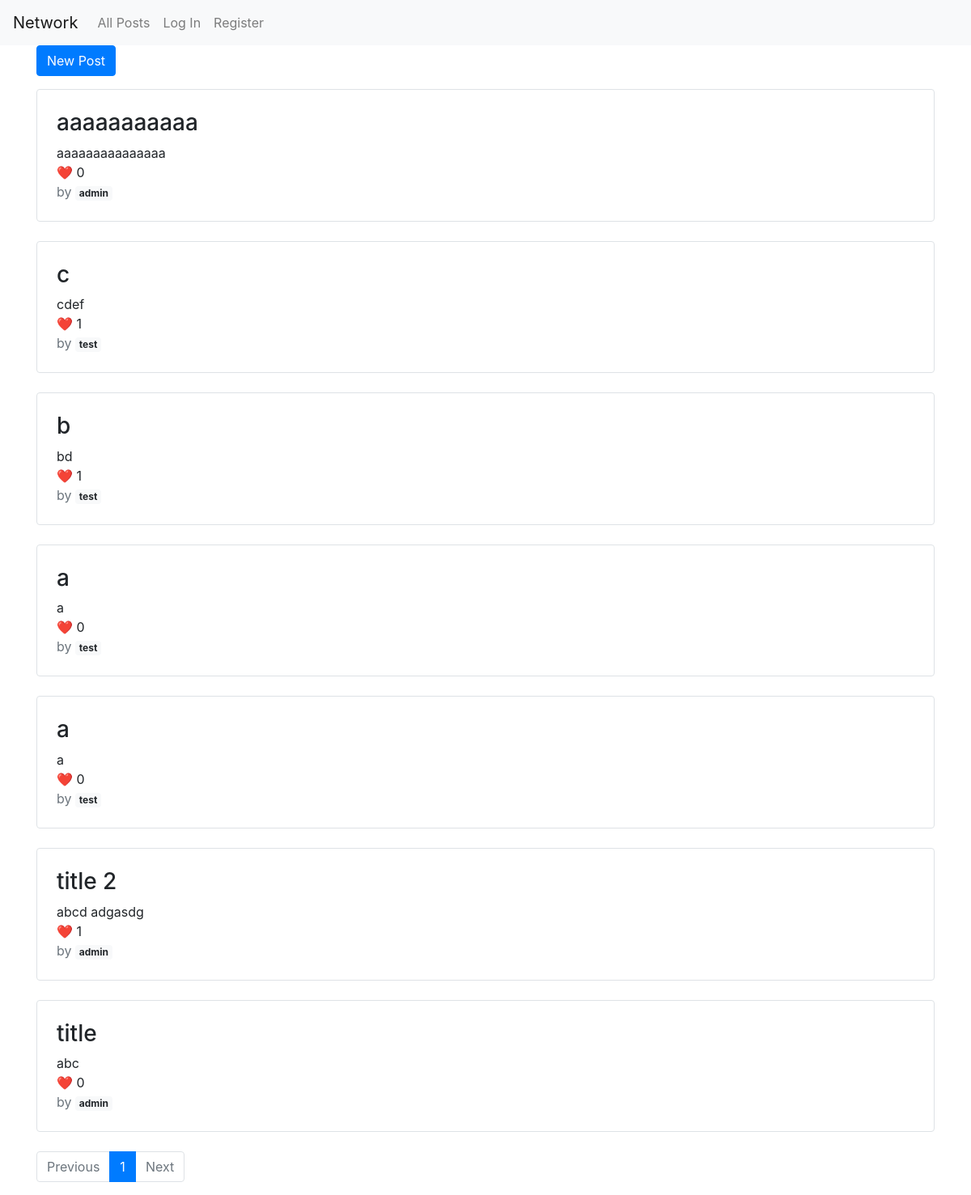
The page / on the database its author committed.
### network/models.py (models this page shows, shortened)
class Post(models.Model):
    id = models.AutoField(primary_key=True)
    user = models.ForeignKey(User, on_delete=models.CASCADE)
    title = models.CharField(max_length=100)
    content = models.TextField()
    created_at = models.DateTimeField(auto_now_add=True)
    updated_at = models.DateTimeField(auto_now=True)
    class Meta:
        ordering = ['-created_at']

### network/views.py (the view)
# urls.py: path("", views.index, name="index"),
def index(request):
    page = request.GET.get('page', 1)
    paginator = Paginator(Post.objects.all(), 10)
    posts = paginator.page(page).object_list
    pageRange = paginator.page_range
    hasPrevious = paginator.page(page).has_previous()
    hasNext = paginator.page(page).has_next()
    postsNew = []
    for p in posts:
        postsNew.append({**model_to_dict(p), "likes": p.likes.all(),
                        "isLiked": p.likes.filter(username=request.user.username).exists()})
    if request.user.is_authenticated:
        currentUser = {**model_to_dict(request.user)}
    else:
        currentUser = None
    print(postsNew)
    return render(request, "network/index.html", {'posts': postsNew, 'page': int(page), 'hasPrevious': hasPrevious, 'hasNext': hasNext, 'pageRange': pageRange, 'currentUser': currentUser})

### network/templates/network/index.html (shortened to what this page needs)
{% extends "network/layout.html" %} {% load static %} {% block body %}
<div class="container">
	<a class="btn btn-primary mb-3" href="{% url 'new_post' %}">New Post</a>
	{% for post in posts %}
	<div class="border rounded p-4 mb-4 post">
		<h3>{{post.title}}</h3>
		<div class="content">{{post.content}}</div>
		<div>
			 ❤️
			<span class="likesCount"> {{post.likes|length}} </span>
		</div>
		<div class="text-muted">
			by <span class="badge badge-light">{{post.user}}</span>
		</div>
	</div>
	{% endfor %}
	<nav aria-label="Page navigation mt-4">
		<ul class="pagination">
			<li class="page-item {% if not hasPrevious %} disabled{% endif %}">
				<a class="page-link" href="{% url 'index' %}?page={{ page|add:'-1'}}"
					>Previous</a
				>
			</li>
			{% for p in pageRange %}
			<li class="page-item {% if page == p %} active{% endif %}">
				<a class="page-link" href="{% url 'index' %}?page={{ p }}">{{ p }}</a>
			</li>
			{% endfor %}
			<li class="page-item {% if not hasNext %} disabled{% endif %}">
				<a class="page-link" href="{% url 'index' %}?page={{ page|add:1 }}"
					>Next</a
				>
			</li>
		</ul>
	</nav>
</div>
{% endblock %}

### rows shown on the page
Post: title "aaaaaaaaaaa", content "aaaaaaaaaaaaaaa", user "admin"
Post: content "cdef", user "test"
Post: content "bd", user "test"
Post: user "test"
Post: user "test"
Post: title "title 2", content "abcd adgasdg", user "admin"
Post: title "title", content "abc", user "admin"

### other values the page prints
{{ post.likes|length }} "0" "1" "1" "0" "0" "1" "0"
{{ post.title }} "c" "b" "a" "a"
{{ post.content }} "a" "a"
{{ p }} "1"
